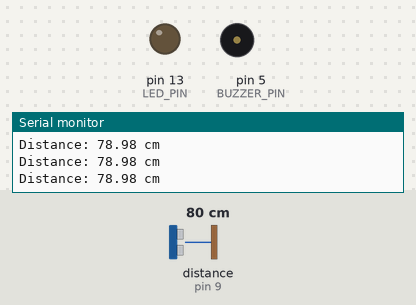
Recording of a sketch running on a simulated Arduino Uno, built with avr-gcc and run on an emulated ATmega328P. Shown: output pins drawn as LEDs (lit = HIGH), buzzer (waves = sounding), the last lines printed to the serial monitor. Wiring (inferred from the names in the program): ultrasonic range finder: trigger pin 10; echo pin 9. Inputs (shaded band) come from the test bench; at power-on: distance to the obstacle (sensor on pin 9) 80 cm. The echo pulse lasts 58.3 µs per cm; pins used as bus, display or sensor lines are not drawn.

Above: at 1.2 s.
1.3 s: distance to the obstacle (sensor on pin 9) set to 22 cm
2.8 s: distance to the obstacle (sensor on pin 9) set to 18 cm
At 3.4 s:
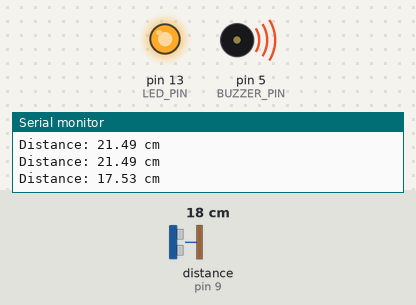
5.8 s: distance to the obstacle (sensor on pin 9) set to 35 cm
At 8.7 s:
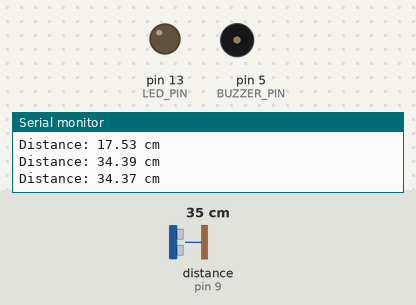
8.8 s: distance to the obstacle (sensor on pin 9) set to 2 cm
At 9.8 s:
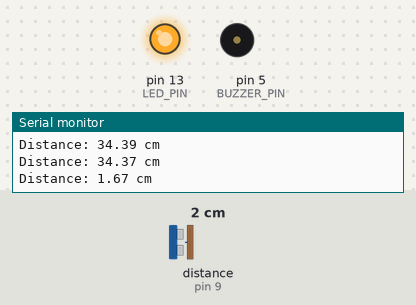
Timing chart, 0 to 12.8 s (numbered marks = the images above; inputs shaded):
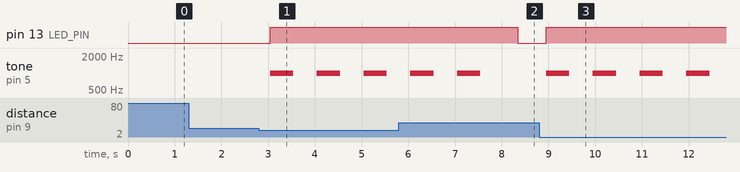

Measured:
- the behaviour switches between 21 and 20 cm on distance to the obstacle (sensor on pin 9) (found by bisection; images 0 and 1)
- after the input at 2.8 s, pin 13 (LED_PIN): LOW → HIGH after 0.24 s; tone on pin 5 (BUZZER_PIN): alternates 1000 Hz for 0.50 s and silent for 0.50 s, starting after 0.24 s
- after the input at 5.8 s, pin 13 (LED_PIN): HIGH → LOW after 2.5 s; tone on pin 5 (BUZZER_PIN): goes on until 7.5 s, then stays silent
- after the input at 8.8 s, pin 13 (LED_PIN): LOW → HIGH after 0.15 s; tone on pin 5 (BUZZER_PIN): alternates 1000 Hz for 0.50 s and silent for 0.50 s, starting after 0.15 s

The sketch:

palm_Weevil_Fighter_U2.ino
```cpp
#define TRIG_PIN 10
#define ECHO_PIN 9
#define BUZZER_PIN 5
#define LED_PIN 13

long duration;
float distance;

void setup() {
  pinMode(TRIG_PIN, OUTPUT);
  pinMode(ECHO_PIN, INPUT);
  pinMode(BUZZER_PIN, OUTPUT);
  pinMode(LED_PIN, OUTPUT);
  Serial.begin(9600);
}

void loop() {
  // إرسال نبضة
  digitalWrite(TRIG_PIN, LOW);
  delayMicroseconds(2);
  digitalWrite(TRIG_PIN, HIGH);
  delayMicroseconds(10);
  digitalWrite(TRIG_PIN, LOW);

  // قراءة مدة النبضة الراجعة
  duration = pulseIn(ECHO_PIN, HIGH);

  // حساب المسافة بالسنتيمتر
  distance = duration * 0.034 / 2;

  // طباعة المسافة في السيريال
  Serial.print("Distance: ");
  Serial.print(distance);
  Serial.println(" cm");

  // إذا الجسم على بعد أقل من أو يساوي ٢٠ سم
  if (distance > 0 && distance <= 20) {
    digitalWrite(LED_PIN, HIGH);  // تشغيل الليد

    // تشغيل نغمة متقطعة لمدة 5 ثواني (5 مرات × 1 ثانية)
    for (int i = 0; i < 5; i++) {
      tone(BUZZER_PIN, 1000);     // نغمة 1000 هرتز
      delay(500);                 // نصف ثانية صوت
      noTone(BUZZER_PIN);         // إيقاف الصوت
      delay(500);                 // نصف ثانية صمت
    }
  } else {
    // لا يوجد جسم قريب ➝ إطفاء الكل
    noTone(BUZZER_PIN);
    digitalWrite(LED_PIN, LOW);
  }

  delay(300); // وقت بسيط بين كل قراءة
}
```
